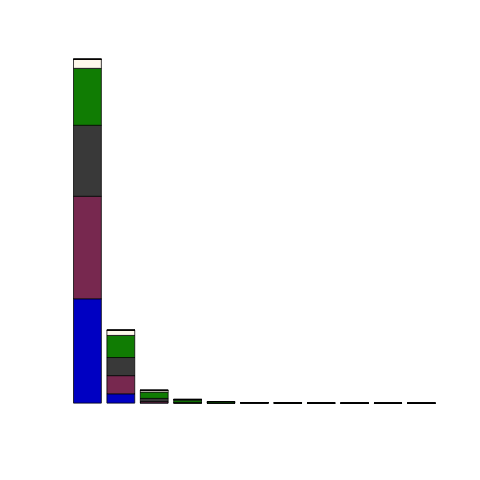

R code for this plot:
n_placements_age_stacked_bar <- function()
{
  library(RPostgreSQL);
  con <- dbConnect(PostgreSQL(), user="indcs", host="sandbox.in.mycasebook.org", port="5432",dbname="casebook2_sandbox");
  png("n_placements_age_stacked_bar.png");
  bucket_size_age <- 5;
  bucket_size_n_placements <- 4;
  statement <- paste("select people.id, ",
    "(extract(year from age(fn_get_date_first_assessment(people.id), people.date_of_birth))::bigint)/",bucket_size_age,",", 
    " (count(distinct physical_location_records.id)::bigint)/", bucket_size_n_placements, 
                     " from people, physical_location_records",
                     " where people.id = physical_location_records.person_id",
                     " and physical_location_records.physical_location_type = 'PhysicalLocation::Placement'",
                     " and fn_get_date_first_assessment(people.id) is not NULL",
                     " and people.date_of_birth is not NULL",
                     " group by people.id, " ,
    "(extract(year from age(fn_get_date_first_assessment(people.id), people.date_of_birth))::bigint)/", bucket_size_age, 
                    sep = "");
  cat(paste(statement, "\n"));
  res <- dbSendQuery(con, statement);
  data <- fetch(res, n = -1);
  contingency_table <- table(data[,3], data[,2]); 
  #Note: #placements along X-axis, age along Y-axis in the plot.
  
  x_axis_labels <- c();
  n_age_groups <- nrow(contingency_table);
  for (i in 1:n_age_groups)
  {
    x_axis_labels[i] <- paste((i-1)*bucket_size_age, "-", i*bucket_size_age-1, 
                              sep = "");
  }
  str(x_axis_labels);
  str(contingency_table);
  barplot(contingency_table,  
          main = "Age group vs #placements histogram",
          xlab = "Number of placements", 
          col = colors()[c(461, 371, 290, 258, 138, 92, 32, 2)],
          axisnames = FALSE);
  axis(1, at=1:11, labels = x_axis_labels);
  dbDisconnect(con);
  dev.off();
  x_axis_labels;
}

